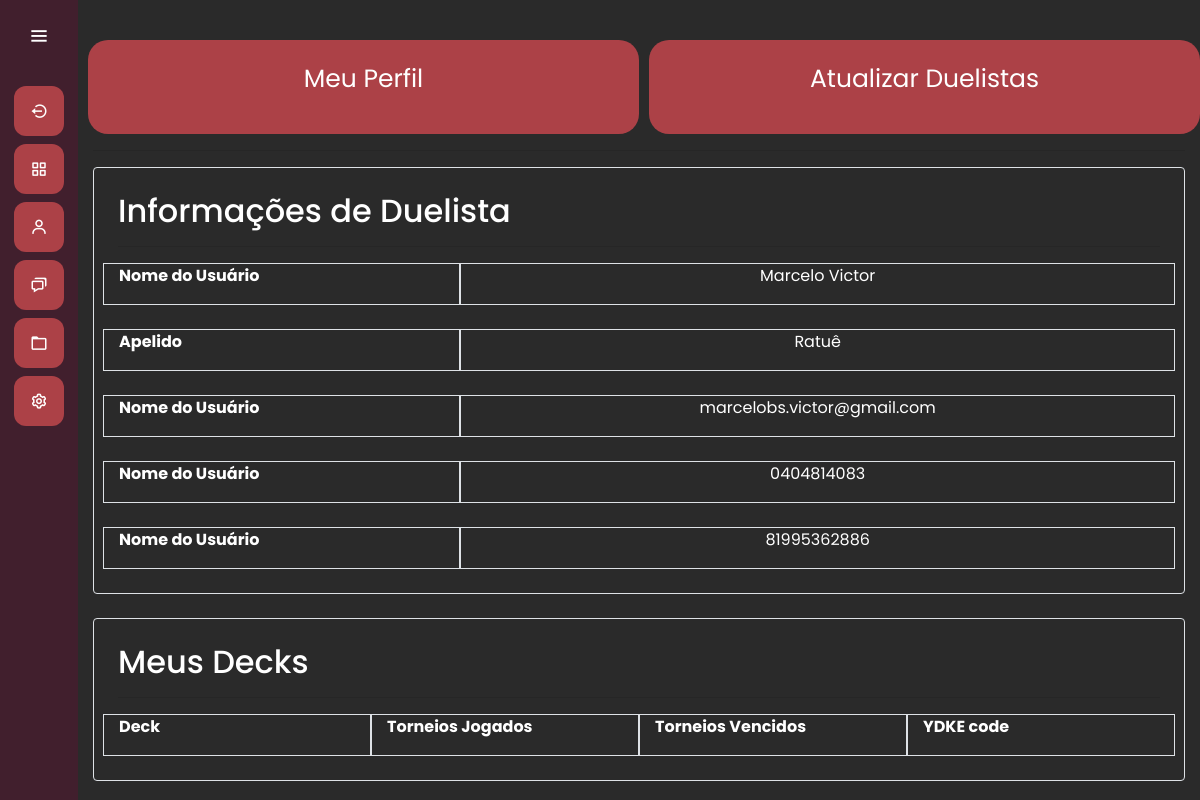
The app's page /usuarios/meu_perfil/ (signed in), older data.
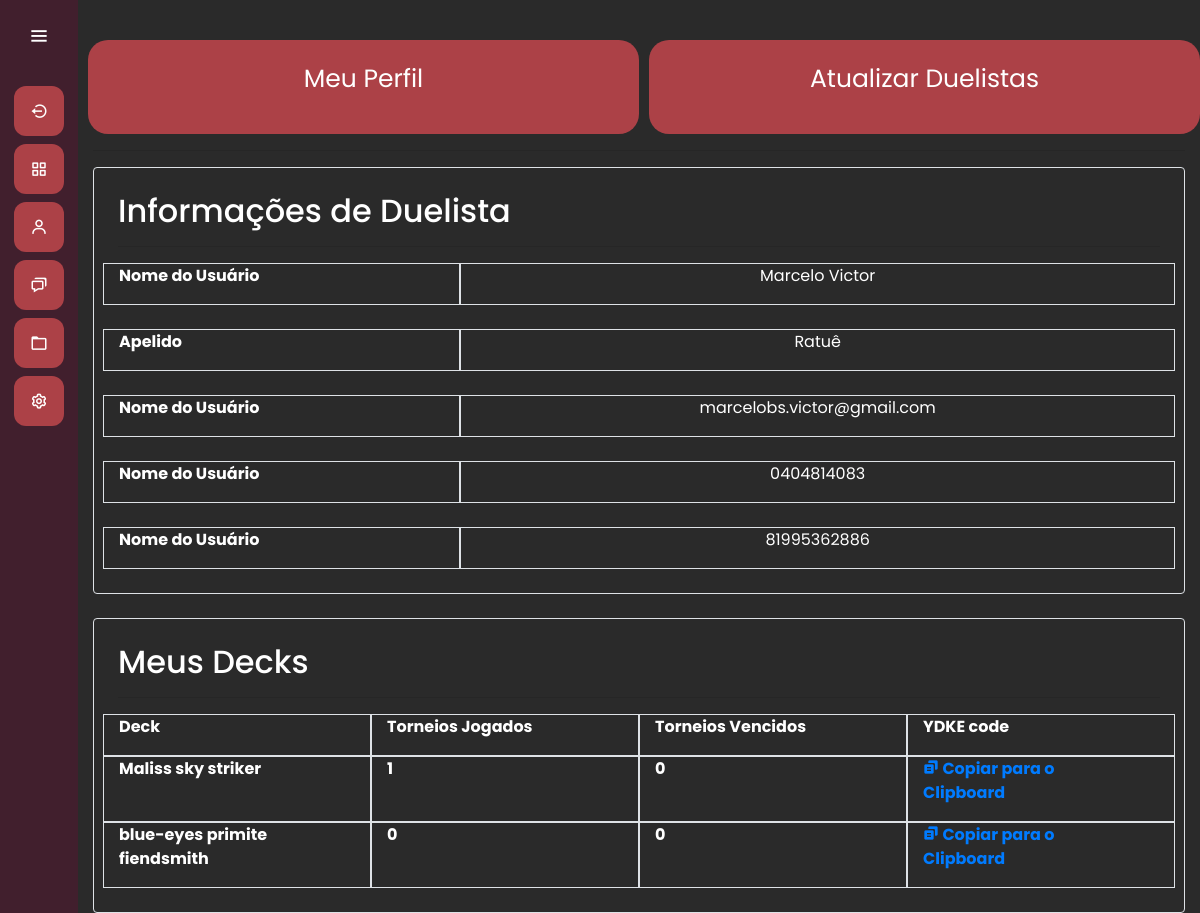
The same page, newer data.
### duelists/models.py (models this page shows, shortened)
class Duelist(models.Model):
    name = models.CharField(max_length=50)
    nickname = models.CharField(max_length=50, default="No Nickname")
    email = models.CharField(max_length=50)
    cossyId = models.CharField(max_length=12)
    victories = models.IntegerField(default=0)
    defeates = models.IntegerField(default=0)
    contact_number = models.CharField(max_length=15)
    points = models.IntegerField(default=0)

class Deck(models.Model):
    deck = models.CharField(max_length=50)
    ydkcode = models.CharField(max_length=300)
    year = models.IntegerField()
    owner = models.ForeignKey(Duelist, on_delete=models.CASCADE)
    tournament_played = models.IntegerField(default=0)
    tournament_won = models.IntegerField(default=0)

### usuarios/views.py (the view)
# urls.py: path('meu_perfil/', views.meu_perfil, name = 'meu_perfil'),
def meu_perfil(request):
    if request.user.is_authenticated:
        user = request.user
        email = user.email
        duelist = Duelist.objects.filter(email=email)
        decks =  Deck.objects.filter(owner=duelist[0])
        decks_Json = json.loads(serializers.serialize("json", decks))
        decks_Json = [{'id':deck['pk'], 'fields':deck['fields']} for deck in decks_Json]
        if duelist.exists():
            duelist = duelist.first()
            return render(request, 'meu_perfil.html', {'duelist': duelist, 'decks': decks_Json,})
        else:
            return render(request, 'meu_perfil.html' , {'duelist': None})

### usuarios/templates/meu_perfil.html (shortened to what this page needs)
{% extends "base.html" %}
{% load static %}
{% block 'head' %}
    <link rel="stylesheet" href="{% static 'duelists/css/duelists.css' %}">
{% endblock %}
{% block 'dashboard' %}
<div class="container">
    <div class="row">
        <div onclick="show_form('1')" class="col-md card-dashboard">
            <p class="text-card">Meu Perfil</p>
        </div>
        <div onclick="show_form('2')" class="col-md card-dashboard">
            <p class="text-card">Atualizar Duelistas</p>
        </div>
    </div>
    <hr>
    {% if not duelist == None %}
    <div id="show-duelist" style= "border-width:5px" class="show-duelist border  rounded  p-4">
        <h2> Informações de Duelista</h2>
        <hr>
        <div class="row">
            <div class="col-4 border" style="border-width: 5px;">
              <p style="font-weight: bold; margin-right: 20px; vertical-align: middle;">Nome do Usuário</p>
            </div>
            <div class="col-8 border" style="border-width: 5px;">
              <p style="text-align: center; vertical-align: middle;">{{ duelist.name }}</p>
            </div>
          </div>
          <br>
          <div class="row">
            <div class="col-4 border" style="border-width: 5px;">
              <p style="font-weight: bold; margin-right: 20px; vertical-align: middle;">Apelido</p>
            </div>
            <div class="col-8 border" style="border-width: 5px;">
              <p style="text-align: center; vertical-align: middle;">{{ duelist.nickname }}</p>
            </div>
          </div>
          <br>
          <div class="row">
            <div class="col-4 border" style="border-width: 5px;">
              <p style="font-weight: bold; margin-right: 20px; vertical-align: middle;">Nome do Usuário</p>
            </div>
            <br>
            <div class="col-8 border" style="border-width: 5px;">
              <p style="text-align: center; vertical-align: middle;">{{ duelist.email }}</p>
            </div>
          </div>
          <br>
          <div class="row">
            <div class="col-4 border" style="border-width: 5px;">
              <p style="font-weight: bold; margin-right: 20px; vertical-align: middle;">Nome do Usuário</p>
            </div>
            <div class="col-8 border" style="border-width: 5px;">
              <p style="text-align: center; vertical-align: middle;">{{ duelist.cossyId }}</p>
            </div>
          </div>
          <br>
          <div class="row">
            <div class="col-4 border" style="border-width: 5px;">
              <p style="font-weight: bold; margin-right: 20px; vertical-align: middle;">Nome do Usuário</p>
            </div>
            <div class="col-8 border" style="border-width: 5px;">
              <p style="text-align: center; vertical-align: middle;">{{ duelist.contact_number }}</p>
            </div>
          </div>
            </div>
            <br>
            <div id="show-deck" style= "border-width:5px" class="show-duelist border  rounded  p-4">
                <h2> Meus Decks</h2>
                <hr>
                <div class="row">
                    <div class="col-3 border" style="border-width: 5px;">
                      <p style="font-weight: bold; margin-right: 20px; vertical-align: middle;">Deck</p>
                    </div>
                    <div class="col-3 border" style="border-width: 5px;">
                        <p style="font-weight: bold; margin-right: 20px; vertical-align: middle;">Torneios Jogados</p>
                      </div>
                      <div class="col-3 border" style="border-width: 5px;">
                        <p style="font-weight: bold; margin-right: 20px; vertical-align: middle;">Torneios Vencidos</p>
                      </div>
                      <div class="col-3 border" style="border-width: 5px;">
                        <p style="font-weight: bold; margin-right: 20px; vertical-align: middle;">YDKE code</p>
                      </div>
                  </div>
                {% for deck in decks%}
                <div class="row">
                    <div class="col-3 border" style="border-width: 5px;">
                      <p style="font-weight: bold; margin-right: 20px; vertical-align: middle;">{{deck.fields.deck}}</p>
                    </div>
                    <div class="col-3 border" style="border-width: 5px;">
                        <p style="font-weight: bold; margin-right: 20px; vertical-align: middle;">{{deck.fields.tournament_played}}</p>
                      </div>
                      <div class="col-3 border" style="border-width: 5px;">
                        <p style="font-weight: bold; margin-right: 20px; vertical-align: middle;">{{deck.fields.tournament_won  }}</p>
                      </div>
                      <div class="col-3 border" style="border-width: 5px;">
                        <p style="font-weight: bold; margin-right: 20px; vertical-align: middle;">
                            <a href="#" onclick="copyToClipboard(event, '{{deck.fields.ydkcode}}'), alert('Texto copiado para o clipboard!')">
                                <i class='bx bxs-copy-alt'></i>
                                <span class="links_name">Copiar para o Clipboard</span>
                              </a>
                        </p>
                      </div>
                  </div>
                {% endfor%}
                    </div>
            {%endif%}
</div>
{% endblock %}

### templates/base.html (shortened to what this page needs)
{% load static %}
<!doctype html>
<html lang="pt-BR">
  <head>
    <link rel="stylesheet" href="https://cdn.jsdelivr.net/npm/bootstrap@4.6.1/dist/css/bootstrap.min.css">
    <link rel="stylesheet" href="{% static 'general/css/base.css' %}">
    <link rel="stylesheet" href="{% static 'general/css/general.css' %}">
    <link href='https://unpkg.com/boxicons@2.0.7/css/boxicons.min.css' rel='stylesheet'>
    {% block 'head' %}{% endblock %}
  </head>
  <body>
    <div class="sidebar">
        <div class="logo-details">
            <i class='bx bx-menu' id="btn" ></i>
        </div>
        <ul class="nav-list">
          {% if request.user.is_authenticated%}
          <li>
            <a href="{% url 'logout' %}">
              <i class='bx bx-log-out-circle'></i>
            </a>
          </li>
          {% endif %}
          <li>
            <a href="{% url 'landing_page' %}">
              <i class='bx bx-grid-alt'></i>
            </a>
          </li>
          <li>
            {% if request.user.is_authenticated%}
          <a href="{% url 'duelists' %}">
            <i class='bx bx-user' ></i>
          </a>
        </li>
        <li>
          <a href="{% url 'listar_torneio' %}">
            <i class='bx bx-chat' ></i>
          </a>
        </li>
        <li>
          <a href="#">
            <i class='bx bx-folder' ></i>
          </a>
        </li>
        <li>
          <a href="#">
            <i class='bx bx-cog' ></i>
          </a>
        </li>
      <br>
        <div class="logo-details">
      </div>
        {%endif%}
        </ul>
      </div>
      <section class="home-section">
          {% block 'dashboard'%}
          {% endblock %}
      </section>
  </body>
</html>

### templates/static/general/css/base.css (style rules this page uses)
* { margin: 0; padding: 0; box-sizing: border-box; font-family: "Poppins" , sans-serif; }
.sidebar { position: fixed; left: 0; top: 0; height: 100%; width: 78px; background: var(--dark-color); padding: 6px 14px; z-index: 99; transition: all 0.5s ease; }
.sidebar .logo-details { height: 60px; display: flex; align-items: center; position: relative; }
.sidebar .logo-details #btn { position: absolute; top: 50%; right: 0; transform: translateY(-50%); font-size: 22px; transition: all 0.4s ease; font-size: 23px; text-align: center; cursor: pointer; transition: all 0.5s ease; }
.sidebar i { color: #fff; height: 60px; min-width: 50px; font-size: 28px; text-align: center; line-height: 60px; }
.sidebar .nav-list { margin-top: 20px; height: 100%; }
.sidebar li { position: relative; margin: 8px 0; list-style: none; }
.sidebar li a { display: flex; height: 100%; width: 100%; border-radius: 12px; align-items: center; text-decoration: none; transition: all 0.4s ease; background: var(--main-color); }
.sidebar li i { height: 50px; line-height: 50px; font-size: 18px; border-radius: 12px; }
.home-section { position: relative; min-height: 100vh; top: 0; background: #2A2A2A; left: 78px; color: white; width: calc(100% - 78px); transition: all 0.5s ease; z-index: 2; }

### templates/static/general/css/general.css (style rules this page uses)
:root { --main-color: #ac4147; --dark-color: #411f2d; --light-color: #ffc27f; --contrast-color: #f88863; --differential-color: #ffe29a; }

### templates/static/duelists/css/duelists.css (style rules this page uses)
.card-dashboard { background-color: var(--main-color); width: 50%; margin-left: 10px; margin-top: 40px; text-align: center; padding: 20px; cursor: pointer; border-radius: 20px; }
.text-card { font-size: 25px; }

Row changes from the older to the newer data that the page shows:
added Deck: fields.deck "Maliss sky striker", fields.tournament_played "1", fields.tournament_won "0"
added Deck: fields.deck "blue-eyes primite fiendsmith", fields.tournament_played "0", fields.tournament_won "0"
